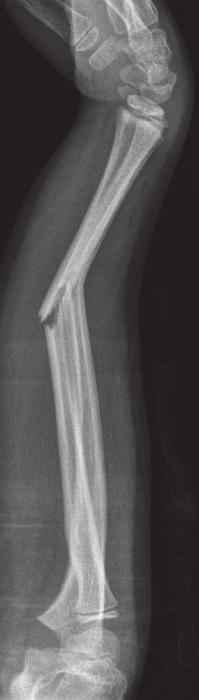
%> input picture dataset/new.jpg, 199 x 700 px
$ octave new.m   (GNU Octave 9; MATLAB toolbox functions it lacks are replaced by stand-ins)
%> lines starting %> are read from the running program, lines starting %| are printed output that depends on the picture; in (x1, y1, x2, y2) boxes, pixels count from 0 and x2, y2 are one past the last pixel; in counts of white or black regions, pixels touching at a corner belong together; the program's own positions count from 1
img = imread('dataset/new.jpg');
%> img is the input picture: size 700x199x3 uint8; mean R, G, B 87.6, 84.6, 85.3

ImgBlurSigma = 2; % Amount to denoise input image
MinHoughPeakDistance = 5; % Distance between peaks in Hough transform angle detection
HoughConvolutionLength = 40; % Length of line to use to detect bone regions
HoughConvolutionDilate = 2; % Amount to dilate kernel for bone detection
BreakLineTolerance = 0.25; % Tolerance for bone end detection
breakPointDilate = 6; % Amount to dilate detected bone end points

%%%%%%%%%%%%%%%%%%%%%%%

img = (rgb2gray(img)); % Load image
%> img: size 700x199 uint8
img = imfilter(img, fspecial('gaussian', 10, ImgBlurSigma), 'symmetric'); % Denoise

% Do edge detection to find bone edges in image
% Filter out all but the two longest lines
% This feature may need to be changed if break is not in middle of bone
boneEdges = edge(img, 'canny');
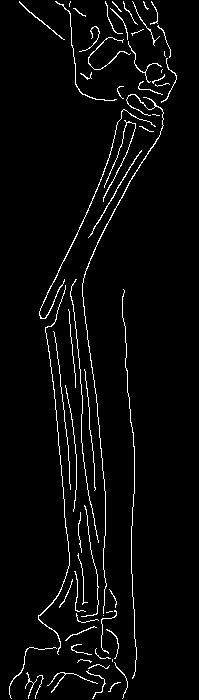
%> boneEdges: size 700x199 logical; 3.6% white in thin lines or dots, all inside (x1, y1, x2, y2) = (9, 1, 177, 699)
boneEdges = bwmorph(boneEdges, 'close');
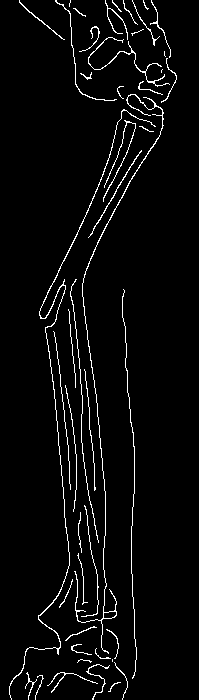
%> boneEdges: size 700x199 logical; 3.7% white in thin lines or dots, all inside (x1, y1, x2, y2) = (9, 0, 177, 700)
edgeRegs = regionprops(boneEdges, 'Area', 'PixelIdxList');
%> edgeRegs = 46 regions; largest, Area: 901, 898, 397, 275, 257
AreaList = sort(vertcat(edgeRegs.Area), 'descend');
%> AreaList = 46 values, max 901 at index 1, min 3 at index 46, mean 112.8
edgeRegs(~ismember(vertcat(edgeRegs.Area), AreaList(1:2))) = [];
edgeImg = zeros(size(img, 1), size(img,2));
edgeImg(vertcat(edgeRegs.PixelIdxList)) = 1;
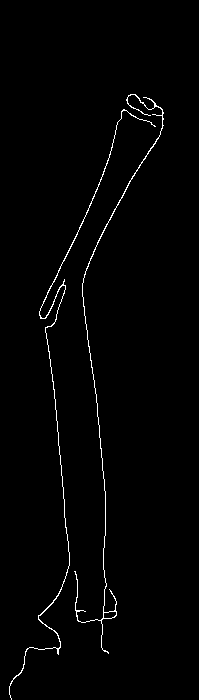
%> edgeImg: size 700x199 double; values 0 (black) and 1 (white), 1.3% white in thin lines or dots, all inside (x1, y1, x2, y2) = (9, 94, 164, 700)

% Do hough transform on edge image to find angles at which bone pieces are
% found
% Use max value of Hough transform vs angle to find angles at which lines
% are oriented.  If there is more than one major angle contribution there
% will be two peaks detected but only one peak if there is only one major
% angle contribution (ie peaks here = number of located bones = Number of
% breaks + 1)
[H,T,R] = hough(edgeImg,'RhoResolution',1,'Theta',-90:2:89.5);
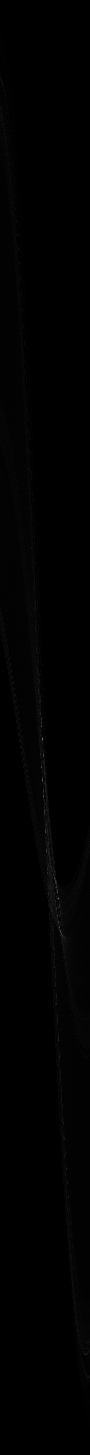
%> H: size 1455x90 double; min 0, max 117, mean 1.2
%> T = 90 values from -90 to 88; R = 1455 values from -727 to 727
maxHough = max(H, [], 1);
%> maxHough = 90 values, max 117 at index 59, min 13 at index 8, mean 30.26
HoughThresh = (max(maxHough) - min(maxHough))/2 + min(maxHough);
%> HoughThresh = 65
[~, HoughPeaks] = findpeaks(maxHough,'MINPEAKHEIGHT',HoughThresh, 'MinPeakDistance', MinHoughPeakDistance);
%> HoughPeaks = [43 59]

% Plot Hough detection results
figure(1)
plot(T, maxHough);
hold on
plot([min(T) max(T)], [HoughThresh, HoughThresh], 'r');
plot(T(HoughPeaks), maxHough(HoughPeaks), 'rx', 'MarkerSize', 12, 'LineWidth', 2);
hold off
xlabel('Theta Value'); ylabel('Max Hough Transform');
legend({'Max Hough Transform', 'Hough Peak Threshold', 'Detected Peak'});
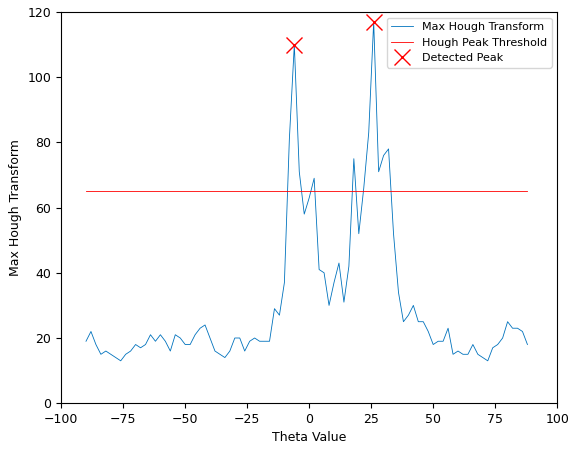
%> figure redrawn from the program's plot data; curve peaks at x = 26, y = 117

% Locate site of break
if numel(HoughPeaks) > 1
    BreakStack = zeros(size(img, 1), size(img, 2), numel(HoughPeaks));
    % Convolute edge image with line of detected angle from hough transform
    for m = 1:numel(HoughPeaks)

        boneKernel = strel('line', HoughConvolutionLength, T(HoughPeaks(m)));
%> (the run ends here)

$ run again, with dataset/F100.jpg copied over dataset/new.jpg
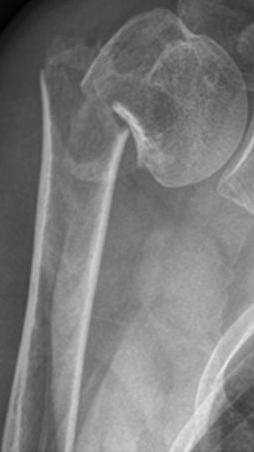
%> input picture dataset/F100.jpg, 254 x 452 px
%> img is the input picture: size 452x254x3 uint8; min 0, max 235, mean 122.5
%> `boneEdges = edge(img, 'canny');`:
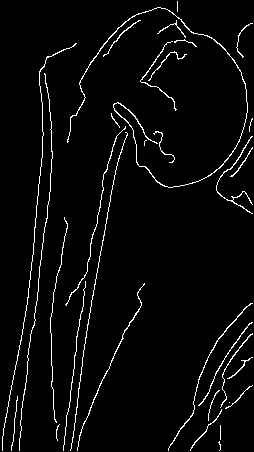
%> boneEdges: size 452x254 logical; 3.7% white in thin lines or dots
%> edgeRegs = 28 regions; largest, Area: 802, 446, 392, 339, 219
%> AreaList = 28 values, max 802 at index 1, min 1 at index 28, mean 152.5
%> edgeImg: size 452x254 double; values 0 (black) and 1 (white), 1.1% white in thin lines or dots
%> T = 90 values from -90 to 88; R = 1037 values from -518 to 518
%> maxHough = 90 values, max 104 at index 49, min 12 at index 90, mean 27.52
%> HoughThresh = 58
%> HoughPeaks = 49
%> `legend({'Max Hough Transform', 'Hough Peak Threshold', 'Detected Peak'..`:
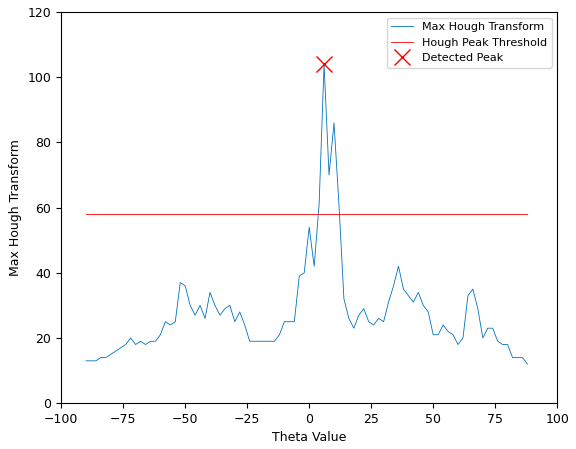
%> figure redrawn from the program's plot data; curve peaks at x = 6, y = 104

$ run again, with dataset/F11.jpg copied over dataset/new.jpg
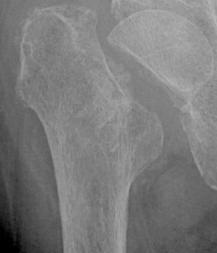
%> input picture dataset/F11.jpg, 217 x 253 px
%> img is the input picture: size 253x217x3 uint8; min 0, max 182, mean 123
%> `boneEdges = edge(img, 'canny');`:
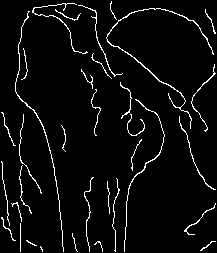
%> boneEdges: size 253x217 logical; 4.5% white in thin lines or dots
%> edgeRegs = 30 regions; largest, Area: 435, 396, 204, 161, 117
%> AreaList = 30 values, max 435 at index 1, min 9 at index 30, mean 84.83
%> edgeImg: size 253x217 double; values 0 (black) and 1 (white), 1.5% white in thin lines or dots
%> T = 90 values from -90 to 88; R = 665 values from -332 to 332
%> maxHough = 90 values, max 57 at index 43, min 12 at index 60, mean 24.76
%> HoughThresh = 34.5
%> HoughPeaks = [22 43]
%> `legend({'Max Hough Transform', 'Hough Peak Threshold', 'Detected Peak'..`:
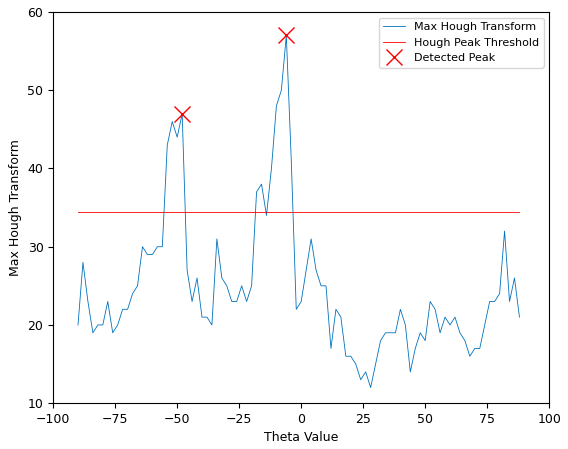
%> figure redrawn from the program's plot data; curve peaks at x = -6, y = 57
